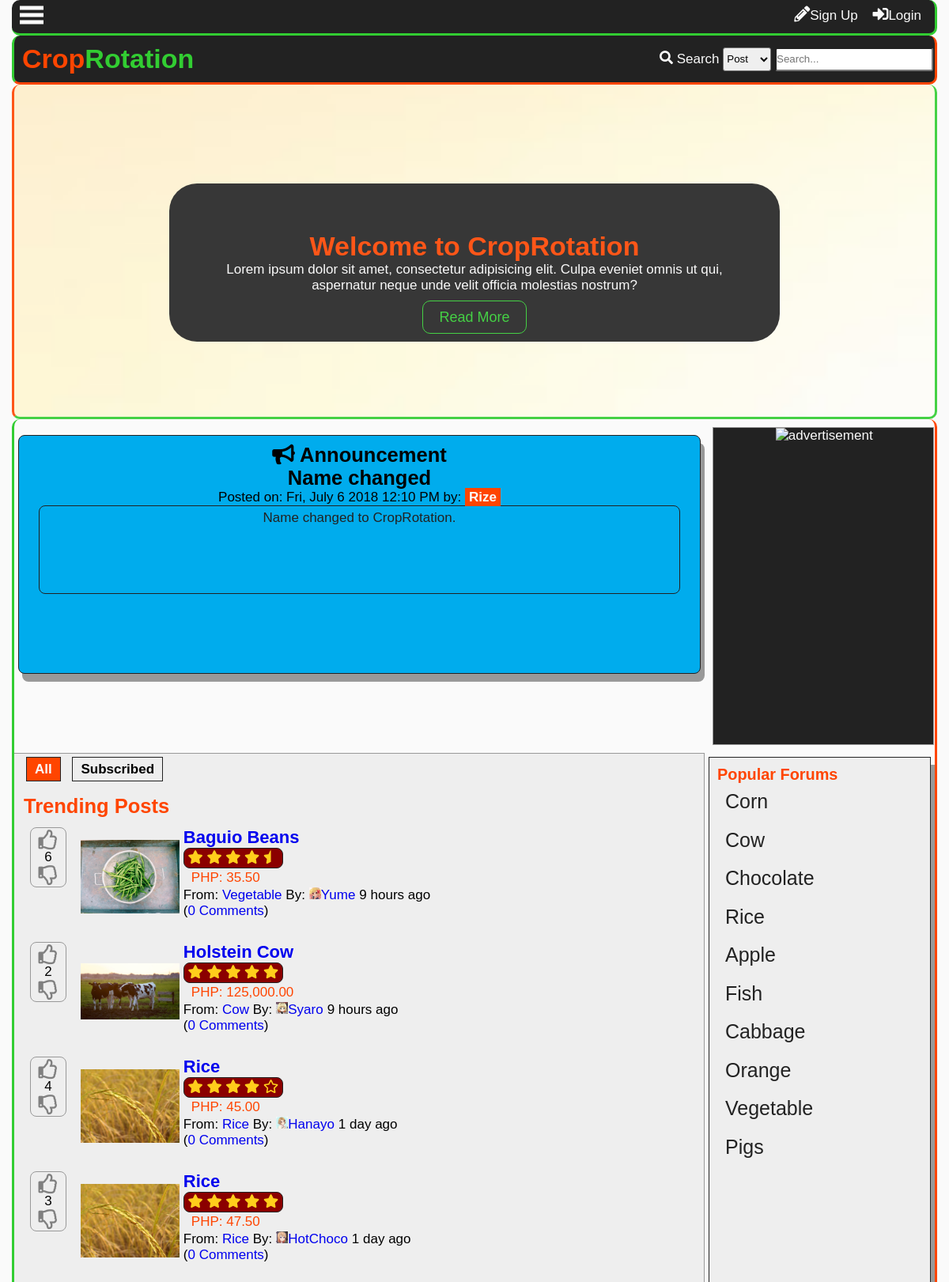
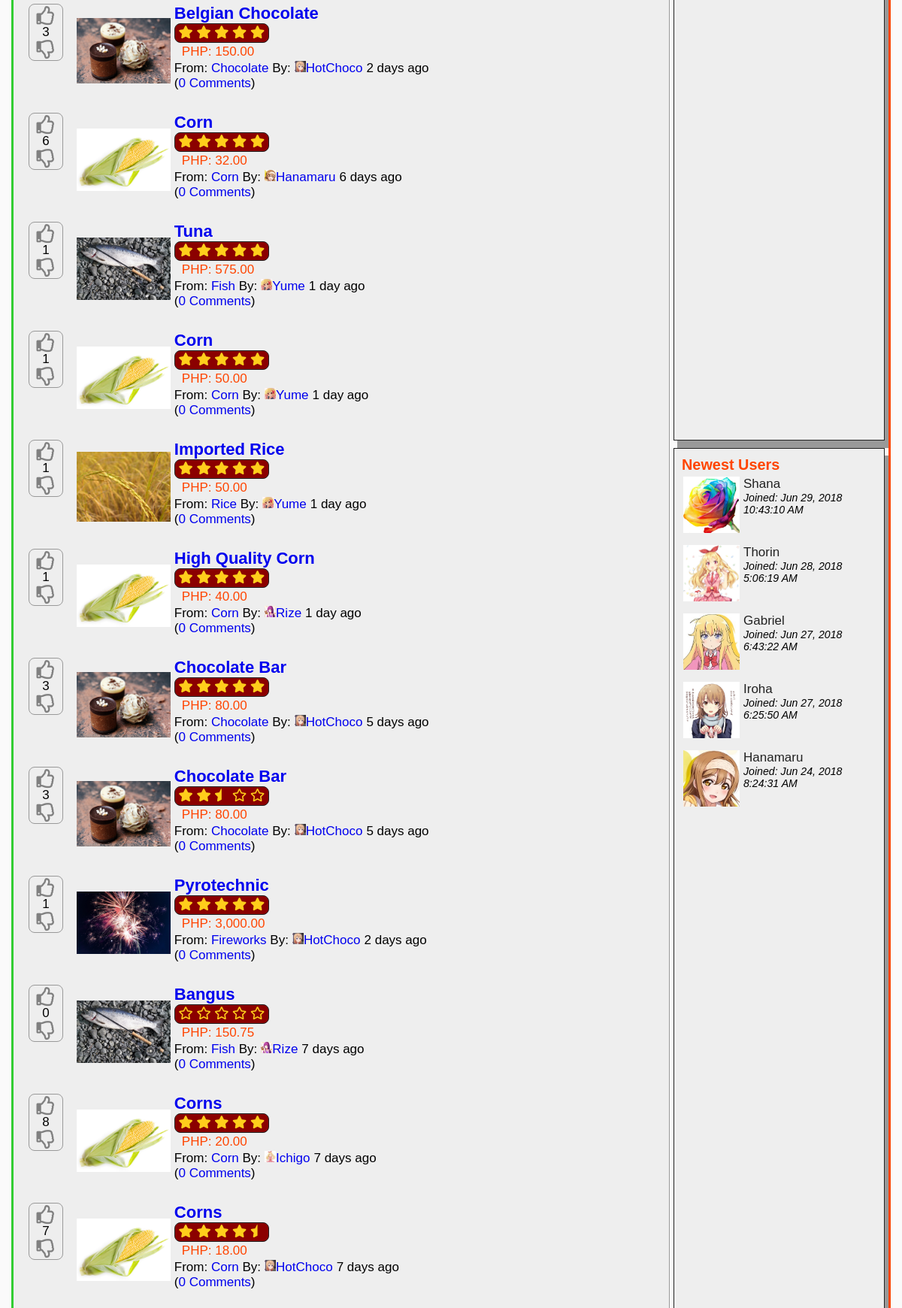
The page / (upper part) on the database its author committed (2 pictures, top to bottom).
### tables this page shows
CREATE TABLE `tblannouncement` (
  `announceid` int(11) NOT NULL,
  `title` varchar(100) NOT NULL,
  `content` text NOT NULL,
  `datecreated` datetime DEFAULT NULL,
  `author` int(11) NOT NULL
);

CREATE TABLE `tbluser` (
  `userid` int(11) NOT NULL,
  `username` varchar(100) NOT NULL,
  `password` varchar(100) NOT NULL,
  `firstname` varchar(100) NOT NULL,
  `middlename` varchar(100) NOT NULL,
  `lastname` varchar(100) NOT NULL,
  `birthday` varchar(20) NOT NULL,
  `datecreated` timestamp NOT NULL DEFAULT '0000-00-00 00:00:00',
  `email` varchar(100) NOT NULL,
  `website` varchar(255) NOT NULL,
  `location` varchar(255) NOT NULL,
  `usertypeid` int(11) NOT NULL,
  `access` int(11) NOT NULL,
  `imgname` varchar(100) NOT NULL,
  `imgtype` varchar(100) NOT NULL,
  `imgpath` varchar(200) NOT NULL,
  `bio` text NOT NULL,
  `is_show_email` tinyint(1) NOT NULL,
  `gender` int(11) NOT NULL,
  `lastupdate` timestamp NOT NULL DEFAULT '0000-00-00 00:00:00',
  `lastonline` timestamp NOT NULL DEFAULT '0000-00-00 00:00:00',
  `profileviews` int(11) NOT NULL
);

CREATE TABLE `tblpost` (
  `postid` int(11) NOT NULL,
  `forumid` int(11) NOT NULL,
  `title` varchar(150) NOT NULL,
  `datecreated` datetime DEFAULT NULL,
  `description` text NOT NULL,
  `price` decimal(10,2) NOT NULL,
  `img` varchar(150) NOT NULL,
  `starter` int(11) NOT NULL,
  `score` int(11) NOT NULL,
  `views` int(11) NOT NULL,
  `comments` int(11) NOT NULL
);

CREATE TABLE `tblforum` (
  `forumid` int(11) NOT NULL,
  `title` varchar(100) NOT NULL,
  `name` varchar(100) NOT NULL,
  `datecreated` datetime DEFAULT NULL,
  `description` varchar(255) NOT NULL,
  `creator` int(11) NOT NULL,
  `views` int(11) NOT NULL,
  `subscriber` int(11) NOT NULL
);

### index.php (the view, shortened to what this page needs)
<?php
	include'functions.php';
	require_once'connection.php';
?>
<!DOCTYPE html>
<html lang="en">
<head>
  	<link rel="stylesheet" href="css/style.css">
  	<link rel="stylesheet" href="css/fontawesome-all.css">
</head>
<body>
	<div class="main-container">
	<?php
		addheader();
	?>
		<div class="showcase">
			<div class="container">
				<div class="showcase-content">
					<div class="showcase-container">
						<h1>Welcome to CropRotation</h1>
						<p>Lorem ipsum dolor sit amet, consectetur adipisicing elit. Culpa eveniet omnis ut qui, aspernatur neque unde velit officia molestias nostrum?</p><br>
						<p><a href="about.php">Read More</a></p>
					</div>
				</div>
			</div>
		</div>
		<div class="main-content">
			<div class="main-content-grid">
				<div class="announcement">
					<h2><i class="fas fa-bullhorn"></i> Announcement</h2>
<?php
$sql="SELECT title,content,t1.datecreated,username FROM tblannouncement AS t1
LEFT JOIN tbluser
	ON userid = author
ORDER BY announceid DESC
LIMIT 1";
$result= $conn->query($sql);
while($row=$result->fetch_object()){
	$title = $row->title;
	$content = $row->content;
	$date = date('D, F j Y g:i A',strtotime($row->datecreated));
	$author = $row->username;
	echo '<h2>'.$title.'</h2>
	<p>Posted on: '.$date.' by: <a href="profile.php?name='.$author.'">'.$author.'</a></p>
	<div class="announce-content">'.nl2br($content).'</div>';
}
?>
				</div>
				<div class="advertisement">
					<div class="advertisement-inner">
						<img src="img/neiman_marcus.gif" alt="advertisement">
					</div>
				</div>
				<div class="content-body">
					<div class="tab-control">
						<a id="tab1" onclick="showallforum()">All</a>
						<?php
						if(isset($_SESSION['id'])){
							echo'<a id="tab2" onclick="showsubforum()">Subscribed</a>';
							}else{
							echo'<a id="tab2" onclick="showlogin()">Subscribed</a>';
							}
						?>
					</div><br>
					<div id="list-container">
						<h2>Trending Posts</h2>
						<ul id="forum-list">
<?php
$sql = "SELECT postid,tblpost.forumid,upvoteid,downvoteid,name,img,tblpost.title,tblpost.datecreated,username,imgpath,price,comments,score,(((tblpost.views*0.2) + (score*0.8))/((NOW()-tblpost.datecreated)/331536000)) AS trending FROM tblpost
	LEFT JOIN tblforum
		ON tblpost.forumid = tblforum.forumid
	LEFT JOIN tbluser
		ON userid = starter
	LEFT JOIN tblupvotepost
		ON postid = tblupvotepost.post
	LEFT JOIN tbldownvotepost
		ON postid = tbldownvotepost.post
	GROUP BY postid
	ORDER BY trending DESC
	LIMIT 25";
	$result = $conn->query($sql);
	while($row=$result->fetch_object()){
		$id = $row->postid;
		$forumid = $row->forumid;
		$forum = $row->name;
		$ptitle = $row->title;
		$name = $row->username;
		$comments = $row->comments;
		$date = $row->datecreated;
		$score = $row->score;
		$flair= $row->imgpath;
		if(!$flair){
			$flair='img/default.png';
		}
		$pimg=$row->img;
		$price = $row->price;
		echo '<li value="'.$id.'">
 		<div class="forum-post-grid">';
 		if(isset($_SESSION['id'])){
 		$sql2 = "SELECT upvoteid FROM tblupvotepost WHERE user='$uid' and post='$id'";
		$result2 = $conn->query($sql2);
		$upvote = $result2->num_rows;
		$sql3 = "SELECT downvoteid FROM tbldownvotepost WHERE user='$uid' and post='$id'";
		$result3 = $conn->query($sql3);
		$downvote = $result3->num_rows;
 		echo'
 		<div class="vote">';
 			if(!$upvote){
 			echo'<div id="up-'.$id.'" style="color:gray;" value="'.$id.'" onclick="upvotepost(this)" class="upvote"><i class="far fa-thumbs-up"></i></div>';
 			}else{
 			echo'<div id="up-'.$id.'" style="color:orangered;" value="'.$id.'" onclick="upvotepost(this)" class="upvote"><i class="far fa-thumbs-up"></i></div>';
 			}
 			if($score<0){
 				$score=0;
 			}
			echo'
			<div id="score-'.$id.'">'.$score.'</div>';
			if(!$downvote){
			echo'
			<div id="down-'.$id.'" style="color:gray;" value="'.$id.'" onclick="downvotepost(this)" class="downvote"><i class="far fa-thumbs-down"></i>
			</div>';
			}else{
			echo'
			<div id="down-'.$id.'" style="color:blue;" value="'.$id.'" onclick="downvotepost(this)" class="downvote"><i class="far fa-thumbs-down"></i>
			</div>';
			}
			echo'
		</div>';
		}else{
			echo'
		<div class="vote">
 			<div class="upvote" style="color:gray;" onclick="showlogin()">
			<i class="far fa-thumbs-up"></i>
			</div>';
 			if($score<0){
 				$score=0;
 			}
			echo'<div>'.$score.'</div>
			<div class="downvote" style="color:gray;" onclick="showlogin()">
			<i class="far fa-thumbs-down"></i>
		</div>
		</div>';
		}
		echo '<div class="post-image">
			<img src='.$pimg.'>
		</div>';
		echo'<div class="post-right">
		<p class="main-forum-title"><a href="reply.php?id='.$forumid.'&thread='.$id.'">'.$ptitle.'</a></p>';
			$sql3 = "SELECT upvoteid FROM tblupvotepost WHERE post='$id'";
			$result3 = $conn->query($sql3);
			$upvotecount = $result3->num_rows;
			$sql4 = "SELECT downvoteid FROM tbldownvotepost WHERE post='$id'";
			$result4 = $conn->query($sql4);
			$downvotecount = $result4->num_rows;
			$total = $upvotecount + $downvotecount;
			if ($total==0){
				$upvotecount = 1;
				$total = 2;
			}
			$percent = round($upvotecount/$total * 100);
			starsystem($percent);
		echo'<div class="price">PHP: '.number_format($price,2).'</div>';
		echo'<div class="second-line">
			<div class="from">
				From: <a href="forums.php?id='.$forumid.'">
				'.$forum.'</a> By:
			</div>
			<div class="by">
				<a href="profile.php?name='.$name.'">
				<p><div class="flair">
					<img src="'.$flair.'">
				</div>'.$name.'</a>
			</div>
			<div class="when">
				'.time_elapsed_string($date).'
			</div>
		</div>
		<div class="com">
			<p>(<a href="reply.php?id='.$forumid.'&thread='.$id.'">'.$comments.' Comments</a>)</p>
		</div>
		</div>
		</div>
		</li>';
	}
?>
					</ul>
				</div>
				</div>
				<div class="sidebar">
					<h3>Newest Users</h3>
<?php
	$sql="SELECT username,imgpath,datecreated FROM tbluser ORDER BY userid DESC LIMIT 5";
	$result=$conn->query($sql);
	while($row=$result->fetch_object()){
		$name=$row->username;
		$img=$row->imgpath;
		if(!$img){
			$img='img/default.png';
		}
		$date = date("M j, Y", strtotime($row->datecreated));
		$time = date("g:i:s A", strtotime($row->datecreated));
		echo'
		<div>
		<ul class="drop-ul"><li><a href="profile.php?name='.$name.'"><div class="drop-tn"><img src="'.$img.'"></div><p>'.$name.'</a></p><small>Joined: '.$date.'</small><br>
			<small>'.$time.'</small>
		<li></ul>
		</div>';
	}
?>
				</div>
				<div class="sidebar2">
					<h3>Popular Forums</h3>
					<ul id="forum-list">
<?php
	$sql = "SELECT forumid,name, (views+subscriber) AS popular FROM tblforum ORDER BY popular DESC LIMIT 10";
	$result = $conn->query($sql);
	while($row=$result->fetch_object()){
		$id = $row->forumid;
		$name = $row->name;
		echo'<li><a href="forums.php?id='.$id.'">'. $name.'</a></li>';
	}
?>
				</ul>
				</div>
			</div>
		</div>
	</div>
</body>
</html>

### functions.php (shortened to what this page needs)
<?php
function addheader(){
	echo'<header id="main-header">
			<div class="grid-header">
				<div class="box1">
					<h1 id="header-text"><a href="index.php"><span id="first-text">Crop</span><span id="second-text">Rotation</span></a></h1>
				</div>
				<div class="box2">';
						search_function();
				echo'</div>
				<div class="modal2">
				</div>
				<div id="search-dropdown">
				</div>
			</div>
		</header>
		<div class="subheader">
			<div class="subgrid">
				<div class="svg">
					<p class="open-slide" onclick="openSlideMenu()">
						<svg width="30" height="30">
							<path d="M0,5 30,5" stroke="#fafafa" stroke-width="5"/>
							<path d="M0,14 30,14" stroke="#fafafa" stroke-width="5"/>
							<path d="M0,23 30,23" stroke="#fafafa" stroke-width="5"/>
						</svg>
					</p>
				</div>
				<div class="profile-grid">';
						session_button();
				echo'</div>
			</div>
		</div>
	';
}
function time_elapsed_string($datetime, $full = false) {
    $now = new DateTime;
    $ago = new DateTime($datetime);
    $diff = $now->diff($ago);
    $string = array(
        'y' => 'year',
        'm' => 'month',
        'd' => 'day',
        'h' => 'hour',
        'i' => 'minute',
        's' => 'second',
    );
    foreach ($string as $k => &$v) {
        if ($diff->$k) {
            $v = $diff->$k . ' ' . $v . ($diff->$k > 1 ? 's' : '');
        } else {
            unset($string[$k]);
        }
    }
    if (!$full) $string = array_slice($string, 0, 1);
    return $string ? implode(', ', $string) . ' ago' : 'just now';
}
function session_button(){
	$conn = mysqli_connect ("localhost", "root", "", "itsproject");
	if(isset($_SESSION['id'])){
	$id=$_SESSION['id'];
		$sql="SELECT imgpath FROM tbluser WHERE userid=".$id."";
		$result=$conn->query($sql);
		$row=$result->fetch_object();
		$tn_image=$row->imgpath;
		if($tn_image==''){
			$tn_image='img/default.png';
		}
$sql="SELECT pmid FROM tblpm WHERE receiverid='$id' AND checked=0 GROUP BY senderid";
$result=$conn->query($sql);
$count=$result->num_rows;
		echo'<a class="button" title="Check your messages" href="inbox.php?name='.$_SESSION["name"].'"><i class="far fa-envelope"></i><span id="pmnum">'.$count.'</span></a>';
$sql="SELECT notifid FROM tblnotif
	WHERE receiverid='$id' and checked=0
	";
$result=$conn->query($sql);
$count=$result->num_rows;
		echo'<a class="button" id="notifbtn" title="Check your notifications" onclick="toggleNotif()""><i class="far fa-bell"></i><span id="notifnum">'.$count.'</span></a>
		<a class="button" href=profile.php?name='.$_SESSION['name'].'>
		'.$_SESSION["name"].'\'s Profile<div class="top-tn"><img src="'.$tn_image.'""></div></a>';
		echo'<div id="notifdrop">
		Notifications
		<ul>';
$sql="SELECT notifid,username,imgpath,receiverid,notifdate,notiftype,checked,details,details2 FROM tblnotif
	LEFT JOIN tbluser
		ON tblnotif.userid=tbluser.userid
	WHERE receiverid='$id'
	ORDER BY notifid DESC
	LIMIT 10";
$result=$conn->query($sql);
$count=$result->num_rows;
if($count==0){
	echo'<li>No notifications yet...</li>';
}else{
while($rows=$result->fetch_object())
{
$nid=$rows->notifid;
$uname=$rows->username;
$rid=$rows->receiverid;
$date=time_elapsed_string($rows->notifdate);
$type=$rows->notiftype;
$imgpath=$rows->imgpath;
$uname=$rows->username;
$details=$rows->details;
$details2=$rows->details2;
if(!$imgpath){
	$imgpath='img/default.png';
}
if($type==1){
	echo'<li><div class="comment-tn">
				<img src="'.$imgpath.'">
			</div> <a class="n1" href="profile.php?name='.$uname.'">'.$uname.'</a> <a class="n2" href="profile.php?name='.$_SESSION['name'].'#comment'.$details.'"> has commented on your profile '.$date.'</a></li>';
} else if($type==2){
	if ($details2==1){
	echo'<li><div class="comment-tn">
				<img src="'.$imgpath.'">
			</div>
			 <a class="n1" href="profile.php?name='.$uname.'">'.$uname.'</a> has sent a friend request '.$date.'<br>
		<div id="fr-'.$nid.'"><a class="fr-yes" onclick="friendyes(this)" value="'.$nid.'">Yes</a> <a class="fr-no" onclick="friendno(this)" value="'.$nid.'">No</a>
		</div>
		</li>';
	} else if($details2==2){
		echo'<li><div class="comment-tn">
				<img src="'.$imgpath.'">
			</div>
			 <a class="n1" href="profile.php?name='.$uname.'">'.$uname.'</a> has sent a friend request '.$date.'<br>
		<div id="fr-'.$nid.'">
			Request Accepted
		</div>
		</li>';
	} else if($details2==3){
		echo'<li><div class="comment-tn">
				<img src="'.$imgpath.'">
			</div>
			 <a class="n1" href="profile.php?name='.$uname.'">'.$uname.'</a> has sent a friend request '.$date.'<br>
		<div id="fr-'.$nid.'">
			Request Denied
		</div>
		</li>';
	}
}else if ($type==3){
	echo'<li><i class="fas fa-ban banned"></i> Sorry, your profile picture has been removed.<br>
	Please read the rules and guidelines.</li>';
}
}
}
		echo'<center><a id="seeallnotif" href="notification.php">See all notifications</a></center>
		</ul>
		</div>';
	}else{
		echo'<a href ="register.php" class="button"><i class="fas fa-pencil-alt"></i></i>Sign Up</a>
		<a id="modalBtn" class="button"><i class="fas fa-sign-in-alt"></i>Login</a>';
	}
}
function search_function(){
	echo'
		<form action="search.php" method="get">
			<i class="fas fa-search"></i>
			<label>Search</label>
			<select name="criteria" id="criteria">
				<option value="3">Post</option>
				<option value="1">Forum</option>
				<option value="2">User</option>
			</select>
			<input type="text" onkeyup="searchdropdown()" required name="search-text" placeholder="Search..." id="search-text" autocomplete="off">
		</form>
	';
}
function starsystem($percent){
	echo'<div class="star-system" title="'.$percent.'% of voters likes this">';
	if($percent>=98){
	echo'
		<i class="fas fa-star"></i>
		<i class="fas fa-star"></i>
		<i class="fas fa-star"></i>
		<i class="fas fa-star"></i>
		<i class="fas fa-star"></i>
	';
	}else if($percent>=85 & $percent<98){
	echo'
		<i class="fas fa-star"></i>
		<i class="fas fa-star"></i>
		<i class="fas fa-star"></i>
		<i class="fas fa-star"></i>
		<i class="fas fa-star-half"></i>
	';
	}else if($percent>=75 & $percent<85){
	echo'
		<i class="fas fa-star"></i>
		<i class="fas fa-star"></i>
		<i class="fas fa-star"></i>
		<i class="fas fa-star"></i>
		<i class="far fa-star"></i>
	';
	}else if($percent>=65 & $percent<75){
	echo'
		<i class="fas fa-star"></i>
		<i class="fas fa-star"></i>
		<i class="fas fa-star"></i>
		<i class="fas fa-star-half"></i>
		<i class="far fa-star"></i>
	';
	}else if($percent>=45 & $percent<55){
	echo'
		<i class="fas fa-star"></i>
		<i class="fas fa-star"></i>
		<i class="fas fa-star-half"></i>
		<i class="far fa-star"></i>
		<i class="far fa-star"></i>
	';
	}else if($percent<4){
	echo'
		<i class="far fa-star"></i>
		<i class="far fa-star"></i>
		<i class="far fa-star"></i>
		<i class="far fa-star"></i>
		<i class="far fa-star"></i>
	';
	}
	echo'</div>';
}

### rows shown on the page
tblannouncement: title "Name changed", datecreated "Fri, July 6 2018 12:10 PM", tbluser.username "Rize", content "Name changed to CropRotation."
tblpost: $id 31 (drawn), score "6", img (picture), title "Baguio Beans", price "35.50", forumid.name "Vegetable", name "Yume", datecreated "9 hours ago", comments "0"
tblpost: $id 32 (drawn), score "2", img (picture), title "Holstein Cow", price "125,000.00", forumid.name "Cow", shows a picture, name "Syaro", datecreated "9 hours ago", comments "0"
tblpost: $id 23 (drawn), score "4", img (picture), title "Rice", price "45.00", forumid.name "Rice", shows a picture, name "Hanayo", datecreated "1 day ago", comments "0"
tblpost: $id 24 (drawn), score "3", img (picture), title "Rice", price "47.50", forumid.name "Rice", name "HotChoco", datecreated "1 day ago", comments "0"
tblpost: $id 20 (drawn), score "3", img (picture), title "Belgian Chocolate", price "150.00", forumid.name "Chocolate", name "HotChoco", datecreated "2 days ago", comments "0"
tblpost: $id 17 (drawn), score "6", img (picture), title "Corn", price "32.00", forumid.name "Corn", shows a picture, name "Hanamaru", datecreated "6 days ago", comments "0"
tblpost: $id 28 (drawn), score "1", img (picture), title "Tuna", price "575.00", forumid.name "Fish", name "Yume", datecreated "1 day ago", comments "0"
tblpost: $id 27 (drawn), score "1", img (picture), title "Corn", price "50.00", forumid.name "Corn", name "Yume", datecreated "1 day ago", comments "0"
tblpost: $id 26 (drawn), score "1", img (picture), title "Imported Rice", price "50.00", forumid.name "Rice", name "Yume", datecreated "1 day ago", comments "0"
tblpost: $id 25 (drawn), score "1", img (picture), title "High Quality Corn", price "40.00", forumid.name "Corn", name "Rize", datecreated "1 day ago", comments "0"
tblpost: $id 19 (drawn), score "3", img (picture), title "Chocolate Bar", price "80.00", forumid.name "Chocolate", name "HotChoco", datecreated "5 days ago", comments "0"
tblpost: $id 33 (drawn), score "3", img (picture), title "Chocolate Bar", price "80.00", forumid.name "Chocolate", name "HotChoco", datecreated "5 days ago", comments "0"
tblpost: $id 21 (drawn), score "1", img (picture), title "Pyrotechnic", price "3,000.00", forumid.name "Fireworks", name "HotChoco", datecreated "2 days ago", comments "0"
tblpost: $id 15 (drawn), score "0", img (picture), title "Bangus", price "150.75", forumid.name "Fish", name "Rize", datecreated "7 days ago", comments "0"
tblpost: $id 11 (drawn), score "8", img (picture), title "Corns", price "20.00", forumid.name "Corn", shows a picture, name "Ichigo", datecreated "7 days ago", comments "0"
tblpost: $id 9 (drawn), score "7", img (picture), title "Corns", price "18.00", forumid.name "Corn", name "HotChoco", datecreated "7 days ago", comments "0"
tbluser: shows a picture, username "Shana", datecreated "Jun 29, 2018", datecreated "10:43:10 AM"
tbluser: imgpath (picture), username "Thorin", datecreated "Jun 28, 2018", datecreated "5:06:19 AM"
tbluser: imgpath (picture), username "Gabriel", datecreated "Jun 27, 2018", datecreated "6:43:22 AM"
tbluser: imgpath (picture), username "Iroha", datecreated "Jun 27, 2018", datecreated "6:25:50 AM"
tbluser: imgpath (picture), username "Hanamaru", datecreated "Jun 24, 2018", datecreated "8:24:31 AM"
tblforum: name "Corn"
tblforum: name "Cow"
tblforum: name "Chocolate"
tblforum: name "Rice"
tblforum: name "Apple"
tblforum: name "Fish"
tblforum: name "Cabbage"
tblforum: name "Orange"
tblforum: name "Vegetable"
tblforum: name "Pigs"
